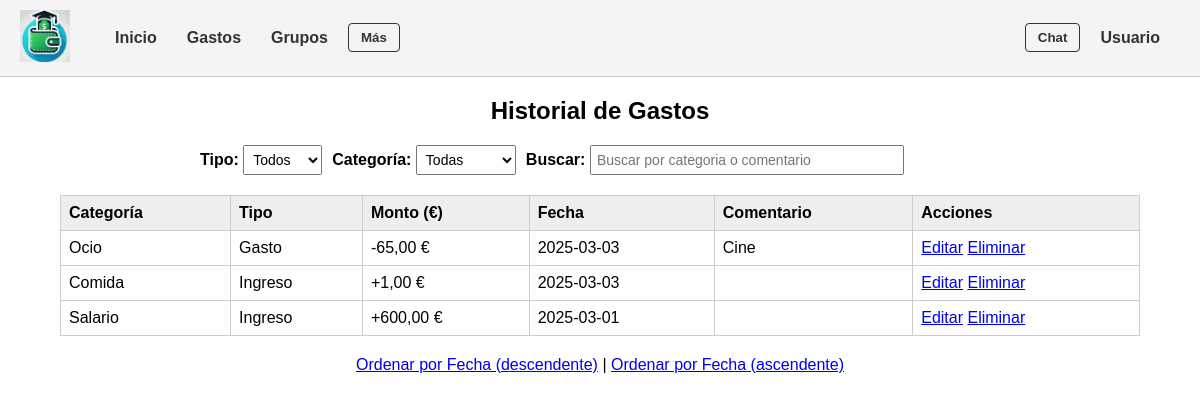
/historial_gastos.php, run on an earlier commit of the app's database.
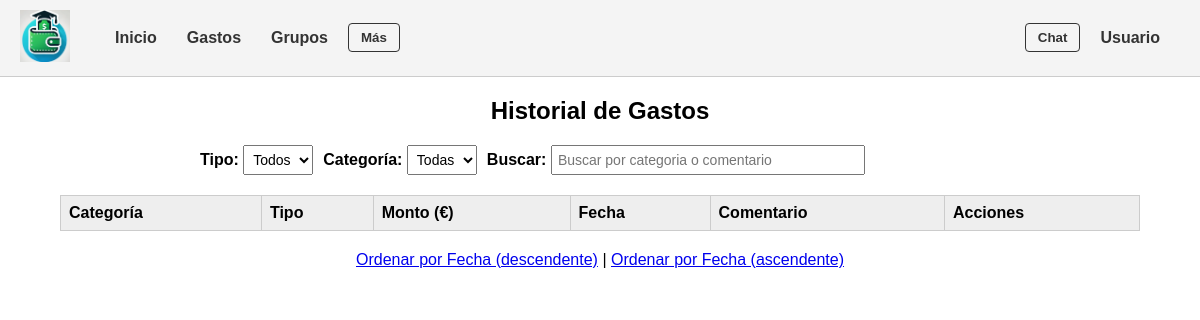
And on a later commit of the database.
### tables this page shows
CREATE TABLE `gastos` (
  `id` int(11) NOT NULL,
  `usuario_id` int(11) NOT NULL,
  `tipo` enum('Ingreso','Gasto') NOT NULL,
  `categoria_id` int(11) NOT NULL,
  `monto` decimal(10,2) NOT NULL,
  `fecha` date NOT NULL,
  `comentario` text DEFAULT NULL
);

CREATE TABLE `categorias` (
  `id` int(11) NOT NULL,
  `nombre` varchar(50) NOT NULL
);

### historial_gastos.php (the view, shortened to what this page needs)
<?php
require 'includes/vistas/comun/header.php';
require 'includes/vistas/comun/nav.php';
require_once 'config.php';
$user_id = 1;
$search = isset($_GET['search']) ? $_GET['search'] : '';
$orden = isset($_GET['orden']) ? $_GET['orden'] : 'fecha_desc';
if ($orden === 'fecha_asc') {
  $orderBy = "ORDER BY g.fecha ASC, g.id ASC";
} else {
  $orderBy = "ORDER BY g.fecha DESC, g.id DESC";
}
$conditions = "g.usuario_id = ?";
$params = [$user_id];
$types = "i";
$sqlUltimosMov = "
  SELECT g.id,
         g.tipo,
         g.monto,
         g.fecha,
         g.comentario,
         c.nombre AS categoria
  FROM gastos g
  JOIN categorias c ON g.categoria_id = c.id
  WHERE $conditions
  $orderBy
  LIMIT 50
";
$stmt = $conn->prepare($sqlUltimosMov);
if (!empty($params)) {
  $stmt->bind_param($types, ...$params);
}
$stmt->execute();
$result = $stmt->get_result();
?>
<!DOCTYPE html>
<html lang="es">
<head>
  <link rel="stylesheet" href="../css/style.css">
</head>
<body>
  <h2 style="text-align:center;">Historial de Gastos</h2>
  <form method="GET" id="filtrosForm" class="filtros">
    <div>
      <label for="tipo">Tipo:</label>
      <select name="tipo" id="tipo" onchange="this.form.submit()">
        <option value="">Todos</option>
      </select>
    </div>
    <div>
      <label for="categoria">Categoría:</label>
      <select name="categoria" id="categoria" onchange="this.form.submit()">
        <option value="">Todas</option>
      </select>
    </div>
    <div>
      <label for="search">Buscar:</label>
      <input type="text" name="search" id="search" placeholder="Buscar por categoria o comentario" style="width:300px;
           value=" <?php echo htmlspecialchars($search); ?>" onkeyup="debounceSearch()">
    </div>
  </form>
  <table class="tabla-gastos">
    <tr>
      <th>Categoría</th>
      <th>Tipo</th>
      <th>Monto (€)</th>
      <th>Fecha</th>
      <th>Comentario</th>
      <th>Acciones</th>
    </tr>
    <?php while ($row = $result->fetch_assoc()):
      $simbolo = ($row['tipo'] === 'Gasto') ? '-' : '+';
      $montoFormateado = number_format($row['monto'], 2, ',', '.');
      ?>
      <tr>
        <td><?php echo htmlspecialchars($row['categoria']); ?></td>
        <td><?php echo htmlspecialchars($row['tipo']); ?></td>
        <td><?php echo $simbolo . $montoFormateado; ?> €</td>
        <td><?php echo htmlspecialchars($row['fecha']); ?></td>
        <td><?php echo htmlspecialchars($row['comentario']); ?></td>
        <td>
          <a href="editar_gasto.php?id=<?php echo $row['id']; ?>">Editar</a>
          <a href="eliminar_gasto.php?id=<?php echo $row['id']; ?>"
            onclick="return confirm('¿Está seguro de eliminar este registro?');">Eliminar</a>
        </td>
      </tr>
    <?php endwhile; ?>
  </table>
  <div style="text-align:center; margin:20px;">
    <a href="historial_gastos.php?orden=fecha_desc">Ordenar por Fecha (descendente)</a> |
    <a href="historial_gastos.php?orden=fecha_asc">Ordenar por Fecha (ascendente)</a>
  </div>
</body>
</html>

### includes/vistas/comun/header.php (shortened to what this page needs)
<!DOCTYPE html>
<html lang="es">
<head>
  <link rel="stylesheet" href="/aw/css/style.css">
</head>
<body>

### includes/vistas/comun/nav.php (shortened to what this page needs)
<nav>
  <div class="navbar-left">
    <a href="/aw/index.php"><img src="/aw/img/logo.png" alt="Logo" class="logo"></a>
    <a href="/aw/index.php">Inicio</a>
    <a href="/aw/gastos.php">Gastos</a>
    <a href="/aw/grupos.php">Grupos</a>
    <div class="dropdown">
      <button class="dropdown-btn">Más</button>
    </div>
  </div>
  <div class="navbar-right">
    <div class="dropdown">
      <button class="dropdown-btn">Chat</button>
    </div>
    <a href="/aw/login.php">Usuario</a>
  </div>
</nav>

### css/style.css (style rules this page uses)
body { font-family: Arial, sans-serif; margin: 0; padding: 0; }
nav { background-color: #f4f4f4; padding: 10px; border-bottom: 1px solid #ccc; display: flex; justify-content: space-between; align-items: center; }
nav a { margin: 0 10px; text-decoration: none; color: #333; }
.navbar-left .logo { width: 50px; height: auto; margin-right: 15px; }
.navbar-left { display: flex; align-items: center; }
.navbar-left a { margin-right: 20px; text-decoration: none; color: #333; font-weight: 600; }
.navbar-right { display: flex; align-items: center; margin-right: 20px; }
.navbar-right a { margin-left: 20px; text-decoration: none; color: #333; font-weight: 600; }
button { background-color: #4CAF50; color: white; border: none; padding: 6px 12px; margin: 5px 0; cursor: pointer; border-radius: 4px; }
.tabla-gastos { width: 80%; margin: 20px auto; border-collapse: collapse; }
.tabla-gastos th, .tabla-gastos td { border: 1px solid #ccc; padding: 8px; text-align: left; }
.tabla-gastos th { background-color: #eee; }
.filtros { margin: 20px auto; max-width: 800px; display: flex; flex-wrap: wrap; gap: 10px; align-items: flex-end; }
.filtros label { font-weight: bold; }
.filtros input, .filtros select { padding: 5px; font-size: 14px; }
.tabla-gastos { width: 90%; margin: 20px auto; border-collapse: collapse; }
.dropdown { position: relative; display: inline-block; }
.dropdown-btn { background-color: transparent; border: 1px solid #333; border-radius: 4px; padding: 6px 12px; cursor: pointer; font-weight: 600; color: #333; }

What changed in the data, as far as the page shows it:
removed gastos: categoria.nombre "Ocio", tipo "Gasto", tipo "-", monto "65,00", fecha "2025-03-03", comentario "Cine"
removed gastos: categoria.nombre "Comida", tipo "Ingreso", tipo "+", monto "1,00", fecha "2025-03-03"
removed gastos: categoria.nombre "Salario", tipo "Ingreso", tipo "+", monto "600,00", fecha "2025-03-01"
